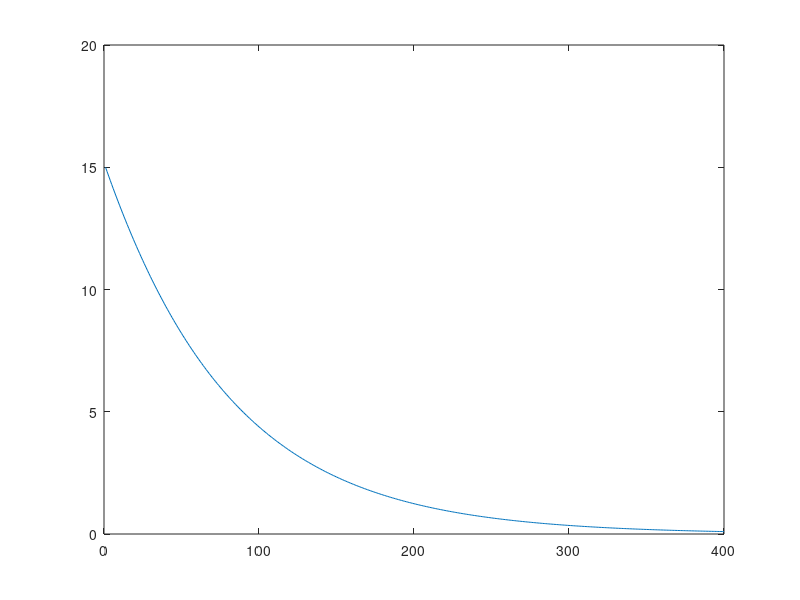

Write MATLAB code to recreate this figure.

indeks = 1
psi(indeks)=15;
do
  indeks=indeks+1;
  psi(indeks)=psi(indeks-1)-0.36*sin(2*(psi(indeks-1)*pi/180));
until(abs(psi(indeks))<0.1);

x=1:1:indeks;

plot(x,psi(x))